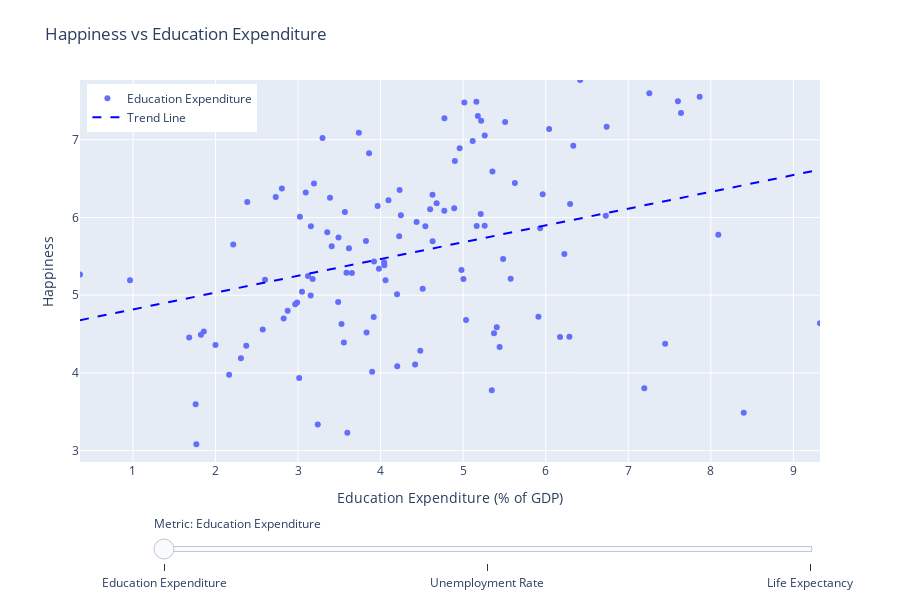

The notebook cell saved with this chart:
### Code cell
import pandas as pd
import plotly.graph_objects as go
from plotly.offline import init_notebook_mode, iplot

init_notebook_mode(connected=True)

df = pd.read_csv('final.csv')

df['Happiness_rank'] = df['Happiness'].rank(method='min', ascending=False).astype(int)
total_countries = df['Country'].nunique()

df_edu   = df.dropna(subset=['Edu_expenditure_pct', 'Happiness', 'Country', 'Happiness_rank'])
df_unemp = df.dropna(subset=['Unemployment_rate',    'Happiness', 'Country', 'Happiness_rank'])
df_le    = df.dropna(subset=['Life_expectancy',      'Happiness', 'Country', 'Happiness_rank'])

x_range_edu   = [df_edu['Edu_expenditure_pct'].min(), df_edu['Edu_expenditure_pct'].max()]
x_range_unemp = [df_unemp['Unemployment_rate'].min(), df_unemp['Unemployment_rate'].max()]
x_range_le    = [df_le['Life_expectancy'].min(), df_le['Life_expectancy'].max()]
y_range       = [df['Happiness'].min(), df['Happiness'].max()]

def add_trend_trace(x, y, color, visible=True):

    x_vals = x.values.reshape(-1, 1)
    y_vals = y.values.reshape(-1, 1)
    
    model = LinearRegression()
    model.fit(x_vals, y_vals)

    x_trend = np.linspace(min(x), max(x), 100)
    y_trend = model.predict(x_trend.reshape(-1, 1)).flatten()
    
    return go.Scatter(
        x=x_trend,
        y=y_trend,
        mode='lines',
        line=dict(color=color, dash='dash'),
        name='Trend Line',
        visible=visible,
        hoverinfo='skip'
    )

trace_edu = go.Scatter(
    x=df_edu['Edu_expenditure_pct'],
    y=df_edu['Happiness'],
    mode='markers',
    name='Education Expenditure',
    visible=True,
    text=df_edu['Country'],
    customdata=df_edu['Happiness_rank'],
    hovertemplate=(
        "Country: %{text}<br>"
        f"Rank: %{{customdata}} out of {total_countries}<br>"
        "Education Expenditure: %{x:.1f}% of GDP<br>"
        "Happiness: %{y:.2f}<extra></extra>"
    )
)

trace_unemp = go.Scatter(
    x=df_unemp['Unemployment_rate'],
    y=df_unemp['Happiness'],
    mode='markers',
    name='Unemployment Rate',
    visible=False,
    text=df_unemp['Country'],
    customdata=df_unemp['Happiness_rank'],
    hovertemplate=(
        "Country: %{text}<br>"
        f"Rank: %{{customdata}} out of {total_countries}<br>"
        "Unemployment Rate: %{x:.1f}%<br>"
        "Happiness: %{y:.2f}<extra></extra>"
    )
)

trace_le = go.Scatter(
    x=df_le['Life_expectancy'],
    y=df_le['Happiness'],
    mode='markers',
    name='Life Expectancy',
    visible=False,
    text=df_le['Country'],
    customdata=df_le['Happiness_rank'],
    hovertemplate=(
        "Country: %{text}<br>"
        f"Rank: %{{customdata}} out of {total_countries}<br>"
        "Life Expectancy: %{x:.1f} years<br>"
        "Happiness: %{y:.2f}<extra></extra>"
    )
)

trend_edu = add_trend_trace(df_edu['Edu_expenditure_pct'], df_edu['Happiness'], 'blue', True)
trend_unemp = add_trend_trace(df_unemp['Unemployment_rate'], df_unemp['Happiness'], 'blue', False)
trend_le = add_trend_trace(df_le['Life_expectancy'], df_le['Happiness'], 'blue', False)

fig = go.Figure(data=[trace_edu, trace_unemp, trace_le, trend_edu, trend_unemp, trend_le])

steps = [
    dict(method='update', label='Education Expenditure',
         args=[{'visible': [True, False, False, True, False, False]},
               {'title': 'Happiness vs Education Expenditure',
                'xaxis': {'title': 'Education Expenditure (% of GDP)', 'range': x_range_edu, 'fixedrange': True},
                'yaxis': {'title': 'Happiness', 'range': y_range, 'fixedrange': True}}]),
    dict(method='update', label='Unemployment Rate',
         args=[{'visible': [False, True, False, False, True, False]},
               {'title': 'Happiness vs Unemployment Rate',
                'xaxis': {'title': 'Unemployment Rate (%)', 'range': x_range_unemp, 'fixedrange': True},
                'yaxis': {'title': 'Happiness', 'range': y_range, 'fixedrange': True}}]),
    dict(method='update', label='Life Expectancy',
         args=[{'visible': [False, False, True, False, False, True]},
               {'title': 'Happiness vs Life Expectancy',
                'xaxis': {'title': 'Life Expectancy (years)', 'range': x_range_le, 'fixedrange': True},
                'yaxis': {'title': 'Happiness', 'range': y_range, 'fixedrange': True}}])
]

fig.update_layout(
    sliders=[dict(
        active=0,
        currentvalue={'prefix': 'Metric: '},
        pad={'t': 50},
        steps=steps,
        len=0.9,
        x=0.1,
        xanchor='left'
    )],
    title="Happiness vs Education Expenditure",
    width=900,
    height=600,
    autosize=False,
    margin=dict(t=80, b=80, l=80, r=80),
    xaxis=dict(
        range=x_range_edu,
        fixedrange=True,
        tickmode='linear',
        dtick=1,
        tickfont=dict(size=12),
        automargin=False,
        title='Education Expenditure (% of GDP)',
        titlefont=dict(size=14)
    ),
    yaxis=dict(
        range=y_range,
        fixedrange=True,
        tickmode='linear',
        dtick=1,
        tickfont=dict(size=12),
        automargin=False,
        title='Happiness',
        titlefont=dict(size=14)
    ),
    hoverlabel=dict(font=dict(size=12)),
    showlegend=True,
    legend=dict(
        font=dict(size=12),
        x=0.01, y=0.99,
        borderwidth=0
    )
)

iplot(fig)

### Figure 1 — Plotly figure (JSON) as saved in the notebook; plotly's stock layout.template omitted (floating-point values rounded to 4 significant figures; data arrays with more than 128 entries replaced by an {"elided": "..."} marker saying what was removed)
{"data": [{"customdata": [1, 2, 3, 4, 5, 6, 7, 8, 9, 10, 11, 12, 13, 14, 15, 16, 17, 18, 19, 20, 21, 23, 24, 25, 27, 28, 29, 30, 31, 32, 33, 34, 35, 36, 37, 38, 40, 41, 43, 44, 45, 46, 47, 48, 49, 50, 51, 52, 53, 54, 55, 56, 57, 58, 59, 60, 61, 62, 63, 64, 67, 68, 69, 70, 71, 72, 73, 74, 76, 77, 78, 79, 79, 81, 82, 83, 84, 85, 86, 87, 88, 89, 90, 91, 92, 93, 94, 95, 97, 98, 99, 100, 101, 102, 103, 104, 105, 106, 107, 109, 110, 112, 113, 114, 115, 116, 117, 118, 119, 120, 122, 123, 124, 126, 127, 129, 130, 132], "hovertemplate": "Country: %{text}<br>Rank: %{customdata} out of 133<br>Education Expenditure: %{x:.1f}% of GDP<br>Happiness: %{y:.2f}<extra></extra>", "mode": "markers", "name": "Education Expenditure", "text": ["Finland", "Denmark", "Norway", "Iceland", "Netherlands", "Switzerland", "Sweden", "New Zealand", "Canada", "Austria", "Australia", "Costa Rica", "Israel", "Luxembourg", "United Kingdom", "Ireland", "Germany", "Belgium", "United States", "United Arab Emirates", "Malta", "France", "Chile", "Guatemala", "Qatar", "Spain", "Panama", "Brazil", "Uruguay", "Singapore", "El Salvador", "Italy", "Bahrain", "Poland", "Uzbekistan", "Lithuania", "Slovenia", "Nicaragua", "Argentina", "Romania", "Cyprus", "Ecuador", "Kuwait", "Thailand", "Latvia", "Estonia", "Jamaica", "Mauritius", "Japan", "Honduras", "Kazakhstan", "Bolivia", "Hungary", "Paraguay", "Peru", "Portugal", "Pakistan", "Philippines", "Serbia", "Moldova", "Tajikistan", "Croatia", "Dominican Republic", "Bosnia and Herzegovina", "Malaysia", "Belarus", "Greece", "Mongolia", "Nigeria", "Turkmenistan", "Algeria", "Morocco", "Azerbaijan", "Lebanon", "Indonesia", "China", "Bhutan", "Cameroon", "Bulgaria", "Ghana", "Nepal", "Jordan", "Benin", "Gabon", "South Africa", "Albania", "Cambodia", "Senegal", "Namibia", "Niger", "Burkina Faso", "Armenia", "Guinea", "Georgia", "Kenya", "Mauritania", "Mozambique", "Tunisia", "Bangladesh", "Mali", "Sierra Leone", "Myanmar", "Chad", "Ukraine", "Ethiopia", "Uganda", "Zambia", "Togo", "India", "Liberia", "Madagascar", "Lesotho", "Burundi", "Haiti", "Botswana", "Rwanda", "Tanzania", "Central African Republic"], "type": "scatter", "visible": true, "x": [6.417, 7.255, 7.865, 7.601, 5.16, 5.014, 7.639, 5.178, 4.773, 5.218, 5.509, 6.738, 6.041, 3.736, 5.261, 3.296, 5.116, 6.334, 4.957, 3.86, 4.899, 5.354, 5.626, 3.193, 2.804, 4.23, 3.093, 5.963, 4.628, 2.73, 3.387, 4.095, 2.385, 4.679, 6.295, 3.964, 4.892, 4.6, 4.772, 3.567, 5.213, 4.246, 6.728, 3.022, 4.436, 5.26, 5.164, 4.542, 3.155, 5.932, 3.354, 8.091, 4.225, 3.49, 3.822, 4.63, 2.215, 3.407, 3.616, 6.226, 5.484, 3.92, 4.043, 4.044, 3.98, 4.979, 3.586, 3.652, 0.3585, 3.121, 5.575, 5.003, 3.176, 2.6, 0.9644, 4.059, 4.51, 3.047, 4.199, 3.153, 3.486, 2.988, 2.965, 2.874, 5.912, 3.916, 2.826, 5.035, 9.323, 3.526, 5.407, 2.572, 1.858, 3.83, 5.374, 1.823, 6.286, 6.174, 1.681, 3.555, 7.447, 2.0, 2.372, 5.441, 4.481, 2.308, 4.418, 4.202, 3.897, 2.165, 3.013, 7.194, 5.347, 1.759, 8.399, 3.239, 3.597, 1.768], "y": [7.769, 7.6, 7.554, 7.494, 7.488, 7.48, 7.343, 7.307, 7.278, 7.246, 7.228, 7.167, 7.139, 7.09, 7.054, 7.021, 6.985, 6.923, 6.892, 6.825, 6.726, 6.592, 6.444, 6.436, 6.374, 6.354, 6.321, 6.3, 6.293, 6.262, 6.253, 6.223, 6.199, 6.182, 6.174, 6.149, 6.118, 6.105, 6.086, 6.07, 6.046, 6.028, 6.021, 6.008, 5.94, 5.893, 5.89, 5.888, 5.886, 5.86, 5.809, 5.779, 5.758, 5.743, 5.697, 5.693, 5.653, 5.631, 5.603, 5.529, 5.467, 5.432, 5.425, 5.386, 5.339, 5.323, 5.287, 5.285, 5.265, 5.247, 5.211, 5.208, 5.208, 5.197, 5.192, 5.191, 5.082, 5.044, 5.011, 4.996, 4.913, 4.906, 4.883, 4.799, 4.722, 4.719, 4.7, 4.681, 4.639, 4.628, 4.587, 4.559, 4.534, 4.519, 4.509, 4.49, 4.466, 4.461, 4.456, 4.39, 4.374, 4.36, 4.35, 4.332, 4.286, 4.189, 4.107, 4.085, 4.015, 3.975, 3.933, 3.802, 3.775, 3.597, 3.488, 3.334, 3.231, 3.083]}, {"customdata": [1, 2, 3, 4, 5, 6, 7, 8, 9, 10, 11, 12, 13, 14, 15, 16, 17, 18, 19, 20, 21, 22, 23, 24, 25, 26, 27, 28, 29, 30, 31, 32, 33, 34, 36, 37, 38, 39, 40, 42, 43, 44, 45, 46, 48, 49, 50, 51, 52, 53, 54, 55, 56, 57, 58, 59, 60, 61, 62, 63, 64, 66, 68, 69, 70, 71, 72, 73, 74, 75, 76, 79, 81, 82, 83, 84, 86, 89, 90, 92, 93, 94, 95, 96, 98, 99, 100, 101, 102, 103, 104, 106, 109, 111, 112, 114, 116, 117, 118, 119, 123, 125, 127, 129], "hovertemplate": "Country: %{text}<br>Rank: %{customdata} out of 133<br>Unemployment Rate: %{x:.1f}%<br>Happiness: %{y:.2f}<extra></extra>", "mode": "markers", "name": "Unemployment Rate", "text": ["Finland", "Denmark", "Norway", "Iceland", "Netherlands", "Switzerland", "Sweden", "New Zealand", "Canada", "Austria", "Australia", "Costa Rica", "Israel", "Luxembourg", "United Kingdom", "Ireland", "Germany", "Belgium", "United States", "United Arab Emirates", "Malta", "Mexico", "France", "Chile", "Guatemala", "Saudi Arabia", "Qatar", "Spain", "Panama", "Brazil", "Uruguay", "Singapore", "El Salvador", "Italy", "Poland", "Uzbekistan", "Lithuania", "Colombia", "Slovenia", "Kosovo", "Argentina", "Romania", "Cyprus", "Ecuador", "Thailand", "Latvia", "Estonia", "Jamaica", "Mauritius", "Japan", "Honduras", "Kazakhstan", "Bolivia", "Hungary", "Paraguay", "Peru", "Portugal", "Pakistan", "Philippines", "Serbia", "Moldova", "Montenegro", "Croatia", "Dominican Republic", "Bosnia and Herzegovina", "Malaysia", "Belarus", "Greece", "Mongolia", "North Macedonia", "Nigeria", "Azerbaijan", "Lebanon", "Indonesia", "China", "Bhutan", "Bulgaria", "Jordan", "Benin", "South Africa", "Albania", "Cambodia", "Senegal", "Somalia", "Niger", "Burkina Faso", "Armenia", "Guinea", "Georgia", "Kenya", "Mauritania", "Tunisia", "Mali", "Sri Lanka", "Myanmar", "Ukraine", "Uganda", "Zambia", "Togo", "India", "Lesotho", "Zimbabwe", "Botswana", "Rwanda"], "type": "scatter", "visible": false, "x": [6.695, 5.018, 3.684, 3.507, 3.379, 4.394, 6.833, 4.109, 5.69, 4.56, 5.143, 10.81, 3.731, 5.592, 3.657, 4.95, 3.163, 5.364, 3.669, 2.331, 3.627, 3.477, 8.415, 7.493, 2.193, 5.636, 0.1, 14.11, 6.409, 11.94, 8.836, 3.1, 4.17, 9.952, 3.267, 8.98, 6.255, 10.28, 4.446, 25.07, 9.843, 3.912, 7.155, 3.812, 0.716, 6.312, 4.514, 4.987, 6.331, 2.351, 5.698, 4.8, 3.682, 3.419, 6.595, 3.379, 6.464, 4.83, 2.237, 10.39, 1.502, 15.13, 6.617, 6.356, 15.69, 3.26, 4.165, 17.05, 9.024, 17.41, 10.7, 5, 11.3, 3.59, 5.15, 2.72, 4.23, 16.8, 1.214, 28.47, 11.47, 0.499, 2.863, 18.83, 0.532, 1.56, 9.794, 5.018, 11.56, 5.014, 10.42, 17.15, 3.29, 4.67, 0.407, 8.194, 2.563, 5.538, 2.036, 6.51, 16.88, 7.373, 20.09, 11.24], "y": [7.769, 7.6, 7.554, 7.494, 7.488, 7.48, 7.343, 7.307, 7.278, 7.246, 7.228, 7.167, 7.139, 7.09, 7.054, 7.021, 6.985, 6.923, 6.892, 6.825, 6.726, 6.595, 6.592, 6.444, 6.436, 6.375, 6.374, 6.354, 6.321, 6.3, 6.293, 6.262, 6.253, 6.223, 6.182, 6.174, 6.149, 6.125, 6.118, 6.1, 6.086, 6.07, 6.046, 6.028, 6.008, 5.94, 5.893, 5.89, 5.888, 5.886, 5.86, 5.809, 5.779, 5.758, 5.743, 5.697, 5.693, 5.653, 5.631, 5.603, 5.529, 5.523, 5.432, 5.425, 5.386, 5.339, 5.323, 5.287, 5.285, 5.274, 5.265, 5.208, 5.197, 5.192, 5.191, 5.082, 5.011, 4.906, 4.883, 4.722, 4.719, 4.7, 4.681, 4.668, 4.628, 4.587, 4.559, 4.534, 4.519, 4.509, 4.49, 4.461, 4.39, 4.366, 4.36, 4.332, 4.189, 4.107, 4.085, 4.015, 3.802, 3.663, 3.488, 3.334]}, {"customdata": {"elided": "133 int values"}, "hovertemplate": "Country: %{text}<br>Rank: %{customdata} out of 133<br>Life Expectancy: %{x:.1f} years<br>Happiness: %{y:.2f}<extra></extra>", "mode": "markers", "name": "Life Expectancy", "text": {"elided": "133 str values"}, "type": "scatter", "visible": false, "x": {"elided": "133 float values"}, "y": {"elided": "133 float values"}}, {"hoverinfo": "skip", "line": {"color": "blue", "dash": "dash"}, "mode": "lines", "name": "Trend Line", "type": "scatter", "visible": true, "x": [0.3585, 0.449, 0.5396, 0.6301, 0.7207, 0.8112, 0.9018, 0.9923, 1.083, 1.173, 1.264, 1.354, 1.445, 1.536, 1.626, 1.717, 1.807, 1.898, 1.988, 2.079, 2.169, 2.26, 2.35, 2.441, 2.532, 2.622, 2.713, 2.803, 2.894, 2.984, 3.075, 3.165, 3.256, 3.346, 3.437, 3.528, 3.618, 3.709, 3.799, 3.89, 3.98, 4.071, 4.161, 4.252, 4.343, 4.433, 4.524, 4.614, 4.705, 4.795, 4.886, 4.976, 5.067, 5.157, 5.248, 5.339, 5.429, 5.52, 5.61, 5.701, 5.791, 5.882, 5.972, 6.063, 6.153, 6.244, 6.335, 6.425, 6.516, 6.606, 6.697, 6.787, 6.878, 6.968, 7.059, 7.149, 7.24, 7.331, 7.421, 7.512, 7.602, 7.693, 7.783, 7.874, 7.964, 8.055, 8.145, 8.236, 8.327, 8.417, 8.508, 8.598, 8.689, 8.779, 8.87, 8.96, 9.051, 9.141, 9.232, 9.323], "y": [4.678, 4.698, 4.717, 4.737, 4.756, 4.776, 4.796, 4.815, 4.835, 4.854, 4.874, 4.893, 4.913, 4.933, 4.952, 4.972, 4.991, 5.011, 5.03, 5.05, 5.07, 5.089, 5.109, 5.128, 5.148, 5.167, 5.187, 5.206, 5.226, 5.246, 5.265, 5.285, 5.304, 5.324, 5.343, 5.363, 5.383, 5.402, 5.422, 5.441, 5.461, 5.48, 5.5, 5.52, 5.539, 5.559, 5.578, 5.598, 5.617, 5.637, 5.657, 5.676, 5.696, 5.715, 5.735, 5.754, 5.774, 5.794, 5.813, 5.833, 5.852, 5.872, 5.891, 5.911, 5.931, 5.95, 5.97, 5.989, 6.009, 6.028, 6.048, 6.068, 6.087, 6.107, 6.126, 6.146, 6.165, 6.185, 6.204, 6.224, 6.244, 6.263, 6.283, 6.302, 6.322, 6.341, 6.361, 6.381, 6.4, 6.42, 6.439, 6.459, 6.478, 6.498, 6.518, 6.537, 6.557, 6.576, 6.596, 6.615]}, {"hoverinfo": "skip", "line": {"color": "blue", "dash": "dash"}, "mode": "lines", "name": "Trend Line", "type": "scatter", "visible": false, "x": [0.1, 0.3865, 0.6731, 0.9596, 1.246, 1.533, 1.819, 2.106, 2.392, 2.679, 2.965, 3.252, 3.539, 3.825, 4.112, 4.398, 4.685, 4.971, 5.258, 5.544, 5.831, 6.117, 6.404, 6.691, 6.977, 7.264, 7.55, 7.837, 8.123, 8.41, 8.696, 8.983, 9.269, 9.556, 9.843, 10.13, 10.42, 10.7, 10.99, 11.28, 11.56, 11.85, 12.13, 12.42, 12.71, 12.99, 13.28, 13.57, 13.85, 14.14, 14.43, 14.71, 15.0, 15.29, 15.57, 15.86, 16.15, 16.43, 16.72, 17.01, 17.29, 17.58, 17.87, 18.15, 18.44, 18.73, 19.01, 19.3, 19.59, 19.87, 20.16, 20.44, 20.73, 21.02, 21.3, 21.59, 21.88, 22.16, 22.45, 22.74, 23.02, 23.31, 23.6, 23.88, 24.17, 24.46, 24.74, 25.03, 25.32, 25.6, 25.89, 26.18, 26.46, 26.75, 27.04, 27.32, 27.61, 27.89, 28.18, 28.47], "y": [6.068, 6.054, 6.04, 6.025, 6.011, 5.997, 5.982, 5.968, 5.954, 5.939, 5.925, 5.911, 5.896, 5.882, 5.868, 5.853, 5.839, 5.825, 5.81, 5.796, 5.782, 5.767, 5.753, 5.739, 5.724, 5.71, 5.696, 5.681, 5.667, 5.653, 5.638, 5.624, 5.609, 5.595, 5.581, 5.566, 5.552, 5.538, 5.523, 5.509, 5.495, 5.48, 5.466, 5.452, 5.437, 5.423, 5.409, 5.394, 5.38, 5.366, 5.351, 5.337, 5.323, 5.308, 5.294, 5.28, 5.265, 5.251, 5.237, 5.222, 5.208, 5.194, 5.179, 5.165, 5.15, 5.136, 5.122, 5.107, 5.093, 5.079, 5.064, 5.05, 5.036, 5.021, 5.007, 4.993, 4.978, 4.964, 4.95, 4.935, 4.921, 4.907, 4.892, 4.878, 4.864, 4.849, 4.835, 4.821, 4.806, 4.792, 4.778, 4.763, 4.749, 4.735, 4.72, 4.706, 4.692, 4.677, 4.663, 4.648]}, {"hoverinfo": "skip", "line": {"color": "blue", "dash": "dash"}, "mode": "lines", "name": "Trend Line", "type": "scatter", "visible": false, "x": [31.53, 32.06, 32.6, 33.13, 33.66, 34.2, 34.73, 35.27, 35.8, 36.33, 36.87, 37.4, 37.93, 38.47, 39.0, 39.53, 40.07, 40.6, 41.13, 41.67, 42.2, 42.74, 43.27, 43.8, 44.34, 44.87, 45.4, 45.94, 46.47, 47.0, 47.54, 48.07, 48.61, 49.14, 49.67, 50.21, 50.74, 51.27, 51.81, 52.34, 52.87, 53.41, 53.94, 54.47, 55.01, 55.54, 56.08, 56.61, 57.14, 57.68, 58.21, 58.74, 59.28, 59.81, 60.34, 60.88, 61.41, 61.95, 62.48, 63.01, 63.55, 64.08, 64.61, 65.15, 65.68, 66.21, 66.75, 67.28, 67.81, 68.35, 68.88, 69.42, 69.95, 70.48, 71.02, 71.55, 72.08, 72.62, 73.15, 73.68, 74.22, 74.75, 75.29, 75.82, 76.35, 76.89, 77.42, 77.95, 78.49, 79.02, 79.55, 80.09, 80.62, 81.15, 81.69, 82.22, 82.76, 83.29, 83.82, 84.36], "y": [1.264, 1.318, 1.372, 1.426, 1.481, 1.535, 1.589, 1.644, 1.698, 1.752, 1.807, 1.861, 1.915, 1.969, 2.024, 2.078, 2.132, 2.187, 2.241, 2.295, 2.349, 2.404, 2.458, 2.512, 2.567, 2.621, 2.675, 2.729, 2.784, 2.838, 2.892, 2.947, 3.001, 3.055, 3.109, 3.164, 3.218, 3.272, 3.327, 3.381, 3.435, 3.489, 3.544, 3.598, 3.652, 3.707, 3.761, 3.815, 3.869, 3.924, 3.978, 4.032, 4.087, 4.141, 4.195, 4.25, 4.304, 4.358, 4.412, 4.467, 4.521, 4.575, 4.63, 4.684, 4.738, 4.792, 4.847, 4.901, 4.955, 5.01, 5.064, 5.118, 5.172, 5.227, 5.281, 5.335, 5.39, 5.444, 5.498, 5.552, 5.607, 5.661, 5.715, 5.77, 5.824, 5.878, 5.932, 5.987, 6.041, 6.095, 6.15, 6.204, 6.258, 6.312, 6.367, 6.421, 6.475, 6.53, 6.584, 6.638]}], "layout": {"autosize": false, "height": 600, "hoverlabel": {"font": {"size": 12}}, "legend": {"borderwidth": 0, "font": {"size": 12}, "x": 0.01, "y": 0.99}, "margin": {"b": 80, "l": 80, "r": 80, "t": 80}, "showlegend": true, "sliders": [{"active": 0, "currentvalue": {"prefix": "Metric: "}, "len": 0.9, "pad": {"t": 50}, "steps": [{"args": [{"visible": [true, false, false, true, false, false]}, {"title": "Happiness vs Education Expenditure", "xaxis": {"fixedrange": true, "range": [0.3585, 9.323], "title": "Education Expenditure (% of GDP)"}, "yaxis": {"fixedrange": true, "range": [2.853, 7.769], "title": "Happiness"}}], "label": "Education Expenditure", "method": "update"}, {"args": [{"visible": [false, true, false, false, true, false]}, {"title": "Happiness vs Unemployment Rate", "xaxis": {"fixedrange": true, "range": [0.1, 28.47], "title": "Unemployment Rate (%)"}, "yaxis": {"fixedrange": true, "range": [2.853, 7.769], "title": "Happiness"}}], "label": "Unemployment Rate", "method": "update"}, {"args": [{"visible": [false, false, true, false, false, true]}, {"title": "Happiness vs Life Expectancy", "xaxis": {"fixedrange": true, "range": [31.53, 84.36], "title": "Life Expectancy (years)"}, "yaxis": {"fixedrange": true, "range": [2.853, 7.769], "title": "Happiness"}}], "label": "Life Expectancy", "method": "update"}], "x": 0.1, "xanchor": "left"}], "title": {"text": "Happiness vs Education Expenditure"}, "width": 900, "xaxis": {"automargin": false, "dtick": 1, "fixedrange": true, "range": [0.3585, 9.323], "tickfont": {"size": 12}, "tickmode": "linear", "title": {"font": {"size": 14}, "text": "Education Expenditure (% of GDP)"}}, "yaxis": {"automargin": false, "dtick": 1, "fixedrange": true, "range": [2.853, 7.769], "tickfont": {"size": 12}, "tickmode": "linear", "title": {"font": {"size": 14}, "text": "Happiness"}}}}
